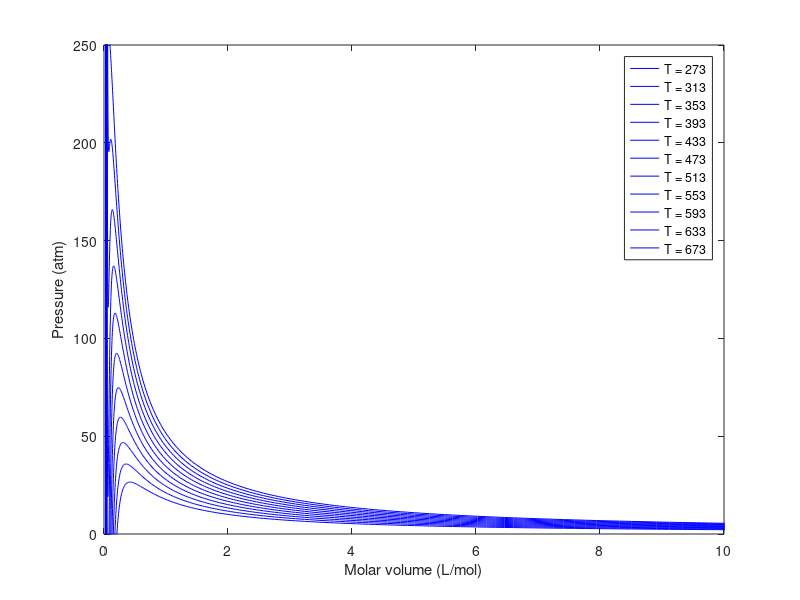
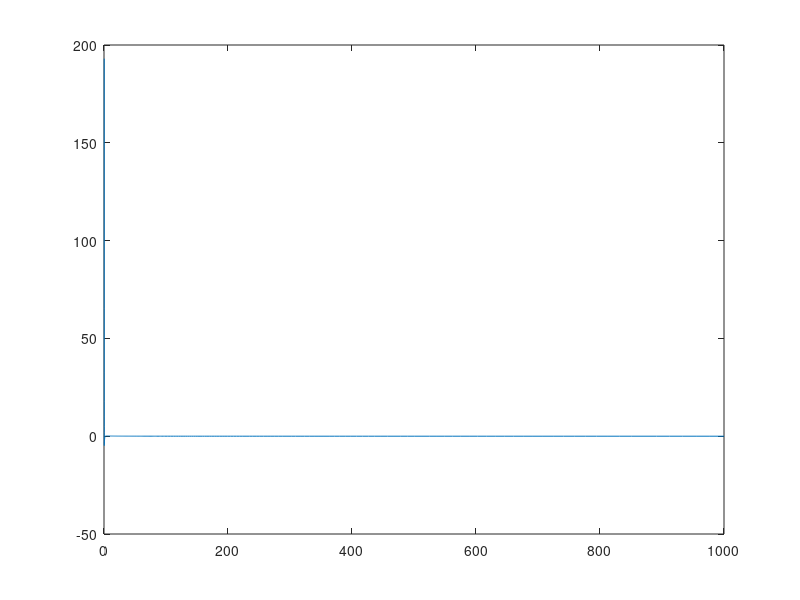

The MATLAB script that drew these images, in order: (Note: this script raises an error after producing the figures.)
%% Find 'tie lines' for liquid-gas phase transitions van der Waals equation of state
% an example using anonymous function handles
%
% note there are some things in here that could be done more efficiently in
% other ways: for example, I use for loops in some places where I could use
% element-wise notation to calculate things for a series of volumes, etc.
% I am a chemist, not a programmer! It's OK to have inefficient code if it
% lets you get what you want, faster. I'm rather proud of how I detect
% the range of volumes corresponding to the phase transition though.

clear

% define some fundamental constants

J_per_eV=1.602e-19;
J_per_Latm=8.31447/8.20574e-2;

% R=8.31447; % J / mol-K
% R=8.31447e-2; % L-bar / mol-K
R=8.20574e-2; % L-atm / mol-K
% R=6.23637e1; % L-Torr / molk-K
% R=8.20574e-5; % m^3-atm / mol-K

%% van der Waals parameters
% uncomment the gas you wish to plot

% CO2
% a = 3.610; % (atm-L^2)/mol^2
% b = 4.29e-2; % L/mol

% C2H2
% a = 4.55; % (atm-L^2)/mol^2
% b = 5.82e-2; % L/mol

% N2
% a = 1.352; % (atm-L^2)/mol^2
% b = 3.87e-2; % L/mol

% H2O
a=5.464; % (atm-L^2)/mol^2
b=3.05e-2; % L/mol

% ideal
% a = 0;
% b = 0;

%% Figure 1 -- plot pressure vs molar volume for a series of temps
Temps=[0:40:400]+273;
% Temps=120;
Vols=10.^[-3:0.01:2]; % actually molar volumes
isotherm=zeros(length(Vols),length(Temps));
legendstr=cell(length(Temps),1);
for(j=1:length(Temps))
    T=Temps(j);
    % build pressure as function of Vm using a, b, and T as parameters
    p_vdW=@(Vm) R*T/(Vm - b) - a/Vm^2;
    for(k=1:length(Vols))
        isotherm(k,j)=p_vdW(Vols(k));
    end
    legendstr{j}=['T = ' num2str(T)];
end
figure(1);clf
% set(gcf,'colororder',[0 0 0]);
plot(Vols,isotherm,'b');
xlim([0 10])
ylim([0 250])
ylabel('Pressure (atm)')
xlabel('Molar volume (L/mol)')
% set(gca,'yscale','log')
% set(gca,'xscale','log')
legend(legendstr);
hold on;

% ideal gas, for comparison
% a=0;
% b=0;
% p_vdW=@(Vm) R*T/(Vm - b) - a/Vm^2;
% isotherm=zeros(length(Vols),length(Temps));
% for(j=1:length(Temps))
%     T=Temps(j);
%     p_vdW=@(Vm) R*T/(Vm - b) - a/Vm^2;
%     for(k=1:length(Vols))
%         isotherm(k,j)=p_vdW(Vols(k));
%     end
% end
% plot(Vols,isotherm,'k-.'); % plot as dashed lines
% hold off

%% Figure 2: tie lines, Maxwell construction, for corresponding states 
% The vdW equation of state predicts a region of negative compressibilty
% (pressure decreases with lower volume) that is un-physical, when the
% temperature is below the critical temperature of the fluid. What really
% happens is you have a region of constant pressure as volume is decreased,
% in which the system contains both high-density liquid and low-density gas
% at equilibrium. We want to know, for a particular temperature, what the
% pressure will be when this happens. Maxwell suggested that it should be
% the pressure such that, if you integrate -p dV over the phase transition
% region (i.e. calculate the work to compress), you get the same value
% whether following the "tie line" or the predicted isotherm. In other
% words, we need the difference between the "tie line" and the predicted
% vdW isotherm to integrate to zero. We will use Matlab to find the
% pressure that makes that true, for each of the temperatures we are given.
%
% It is easier to do this calculation for "corresponding states": using the
% vdW equation of state expressed in terms of a scaled relative temperature
% T_r=T/Tc, relative pressure p_r=p/pc, and relative molar volume V_mr=V_m/V_mc

% Then, we can scale the results back for our specific gas of interest.
figure(2);clf
clear isotherm_r
T_rs=[ 0.4529 0.6:0.1:1.1]; % series of relative temperatures
Vols_r=10.^[-0.47:0.01:3.0]; % logarithmic series of relative molar volumes
isotherm_rs=zeros(length(Vols_r),length(T_rs));
isotherm_rs_corrected=isotherm_rs;
p_ties=zeros(1,length(T_rs));
Vm_ties=zeros(2,length(T_rs));

for(j=1:length(T_rs))
    T_r=T_rs(j);
    legendstr_maxwell_r{j}=['Tr = ' num2str(T_r)];
    % anonymous function for relative pressure 
    p_r=@(Vm_r) 8*T_r/(3*Vm_r - 1) - 3/Vm_r^2;
    % now use it to build up 
    for(k=1:length(Vols_r))
        isotherm_r(k)=p_r(Vols_r(k));
    end
    % isotherm_r is now a matrix of relative pressures for each relative
    % volume and temperature point
    plot(Vols_r,isotherm_r)
    % initialize a similar matrix that will contain corrected values once
    % tie line positions are determined.
    isotherm_corrected=isotherm_r;

    % locate region of positive slope
    if( find( diff(isotherm_r) > 0 ) )
        % if it exists, find the pressure at the low extreme
        p_lo=p_r(Vols_r(find(diff(isotherm_r) > 0,1)));
        % find the pressure at the high extreme
        p_hi=p_r(Vols_r(find(diff(isotherm_r) > 0,1,'last')));
        if(p_lo<0)
            p_lo=0;
        end
        
        % make pressure at high-volume end go to zero
        isotherm_r(end)=0;
        % generate an anonymous function handle that will calculate the
        % difference in work betweent the tie line, and vdW, for any
        % pressure selected as the phase transition pressure. Then we just
        % have to figure out the best pressure so this function handle
        % returns zero.
        work_error_f=@(p) local_simpson(Vols_r(find(diff(isotherm_r-p>0)<0,1):find(diff(isotherm_r-p>0)<0,1,'last')), ...
            -(isotherm_r(find(diff(isotherm_r-p>0)<0,1):find(diff(isotherm_r-p>0)<0,1,'last'))-p) );
        % fzero is a Matlab built-in function that will find the value of x
        % where any function crosses zero. You give it a function handle
        % (or define one via anonymous function handle as shown) and a
        % starting value to search near (as shown) or range to search between.
        p_tie=fzero(@(p) work_error_f(p),p_lo+(p_hi-p_lo)*0.5);
        % sanity check: make sure tie pressure is > 0
        if(p_tie<0)
            p_tie=0;
        end
        % using some logic to detect the volumes at the end of the tie
        % line: as the volume increases from zero, the low-volume end is        % the first place where the vdW pressure goes from being above the
        % tie line pressure to below it. The high-volume end is the second
        % place that happens.
        Vm_tie=find(diff(isotherm_r-p_tie>0)<0);
        % set all pressures in the phase transition region to the constant
        % tie line pressure (vapor pressure at this temperature)
        isotherm_corrected(Vm_tie(1):Vm_tie(2))=p_tie;
%         disp(p_tie)
        p_ties(j)=p_tie;
        Vm_ties(:,j)=Vm_tie;
    end
    isotherm_rs(:,j)=isotherm_r;
    isotherm_rs_corrected(:,j)=isotherm_corrected;
    
end

plot(Vols_r,isotherm_rs_corrected,'r',Vols_r,isotherm_rs,'r:')
ylim([0 1.5])
xlim([0 10])
legend(legendstr_maxwell_r)
xlabel('Relative molar volume V_{mr} = V_m/V_{m,c}')
ylabel('Relative pressure p_r = p/p_c')

%% Figure 3: plot with tie-lines on real scale for the selected gas
% calculate critical values based on vdW parameters
Tc=8*a/(27*b*R);
pc=a/(27*b^2);
Vc=3*b;
figure(3); clf
plot(Vols_r*Vc,isotherm_rs_corrected*pc,'k',Vols_r*Vc,isotherm_rs*pc,'k:')
ylim([0 1.5]*pc)
xlim([0 10]*Vc)
Temps=T_rs*Tc;
for(j=1:length(T_rs))
    legendstr_maxwell{j}=['T = ' num2str(Temps(j),'%.0f') ' K'];
end
legend(legendstr_maxwell)
ylabel('p/atm')
xlabel('V_m / (L/mol)')

%% local function definition(s)
function a=local_simpson(x,y)
% Simpsons rule integration of y with respect to x
%
% Simpson's rule is the area under a linearly interpolated curve and is a
% good approach for integration of discrete data.
% A=SIMPSON(X,Y)
% Returns Simpson's rule integral of Y(X)dX
% See also qyplot

x=reshape(x,length(x),1);
y=reshape(y,length(y),1);

x=diff(x);
y=(y(1:end-1)+y(2:end))/2;
a=sum(x.*y);
end